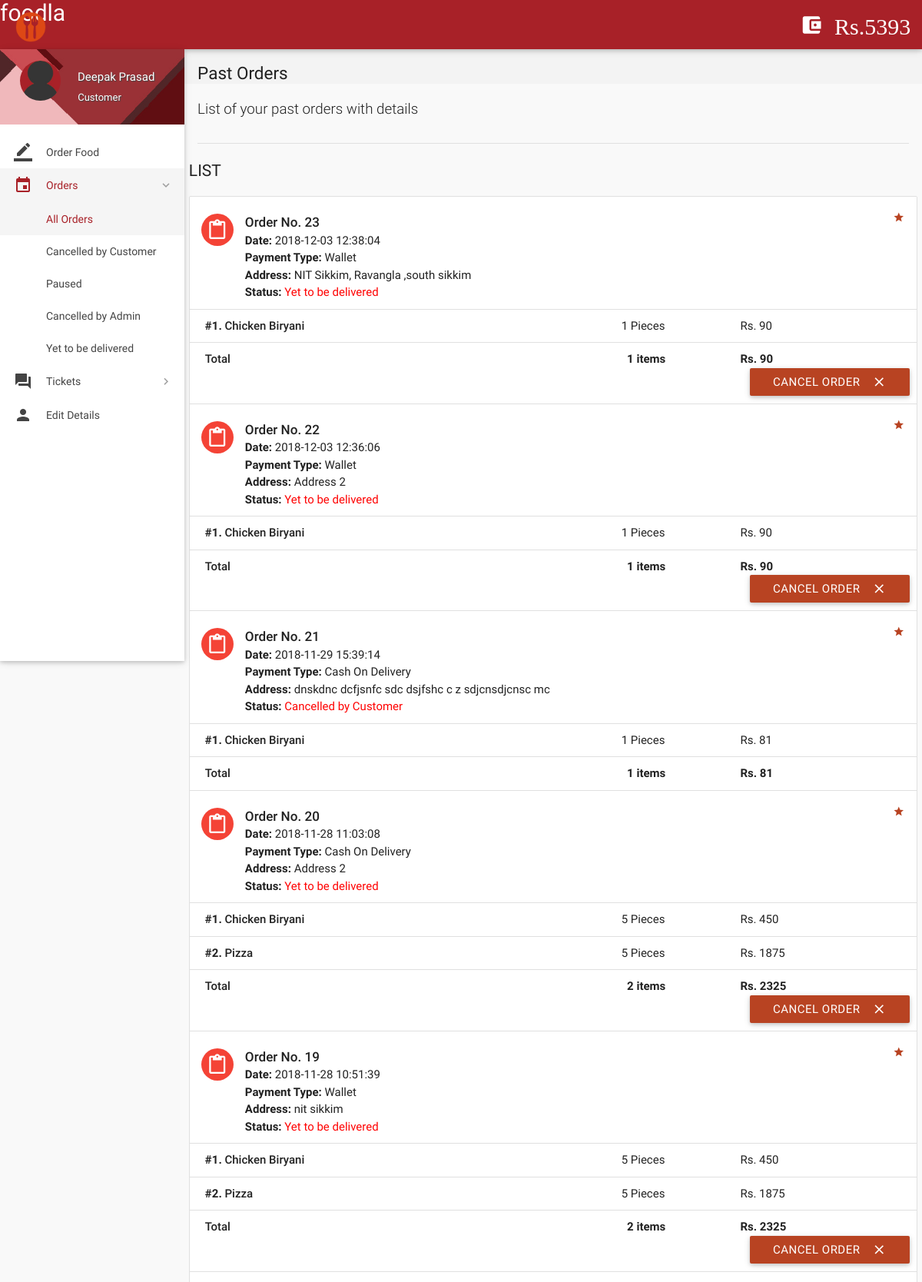
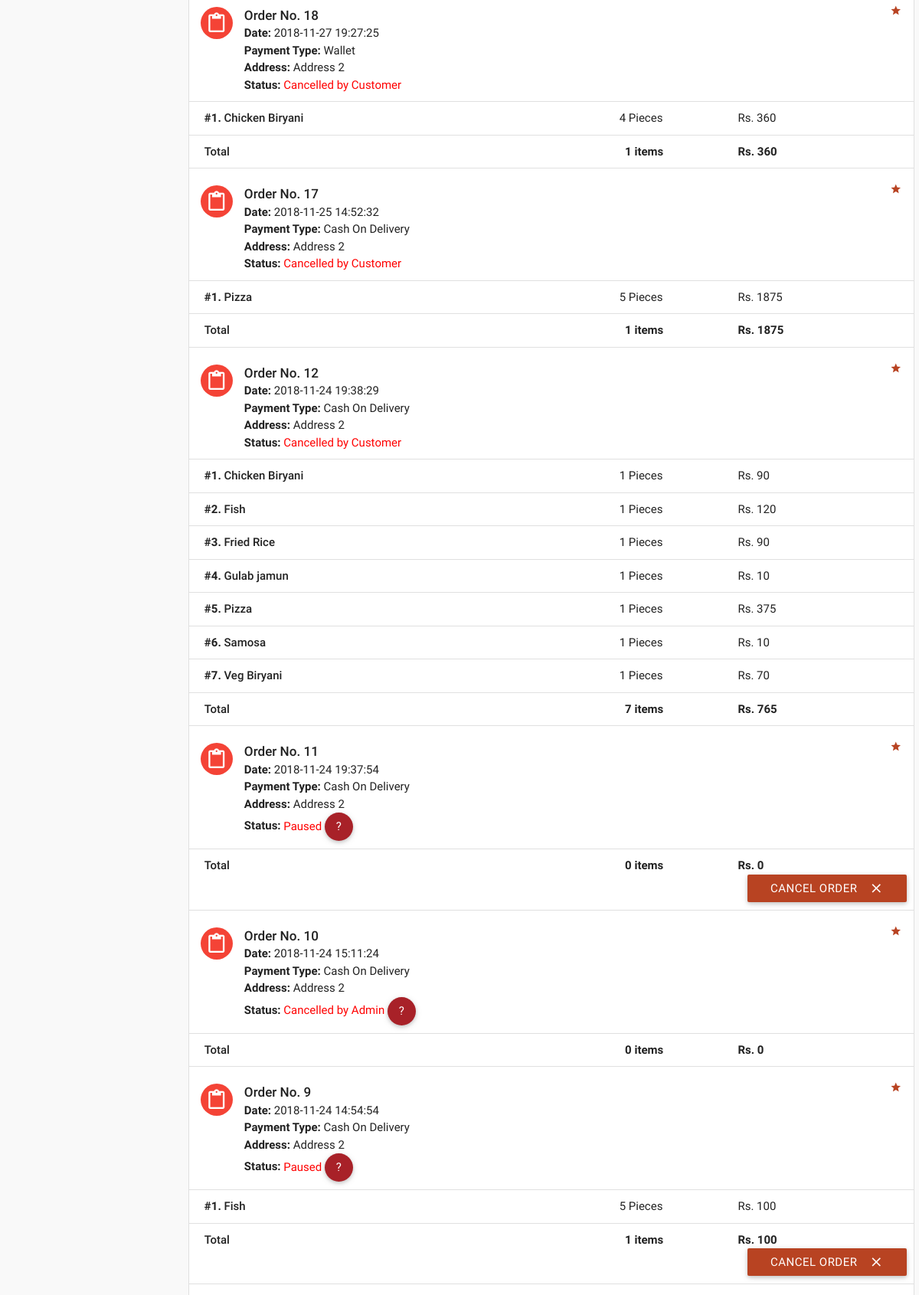
Page /orders.php (signed in, upper part) on the committed database (2 pictures, top to bottom).
### tables this page shows
CREATE TABLE `wallet_details` (
  `id` int(11) NOT NULL,
  `wallet_id` int(11) NOT NULL,
  `number` varchar(16) NOT NULL,
  `cvv` int(3) NOT NULL,
  `balance` int(11) NOT NULL DEFAULT '2000'
);

CREATE TABLE `orders` (
  `id` int(11) NOT NULL,
  `customer_id` int(11) NOT NULL,
  `address` varchar(300) NOT NULL,
  `description` varchar(300) NOT NULL,
  `date` datetime NOT NULL DEFAULT CURRENT_TIMESTAMP,
  `payment_type` varchar(16) NOT NULL DEFAULT 'Wallet',
  `total` int(11) NOT NULL,
  `status` varchar(25) NOT NULL DEFAULT 'Yet to be delivered',
  `deleted` tinyint(4) NOT NULL DEFAULT '0'
);

CREATE TABLE `order_details` (
  `id` int(11) NOT NULL,
  `order_id` int(11) NOT NULL,
  `item_id` int(11) NOT NULL,
  `quantity` int(11) NOT NULL,
  `price` int(11) NOT NULL
);

CREATE TABLE `items` (
  `id` int(11) NOT NULL,
  `name` varchar(20) NOT NULL,
  `price` int(11) NOT NULL,
  `deleted` tinyint(4) NOT NULL DEFAULT '0',
  `type` varchar(200) NOT NULL
);

### includes/wallet.php (called while the page is built)
<?php
$user_id=$_SESSION['user_id'];
$sql = mysqli_query($con, "SELECT * FROM wallet where customer_id = $user_id");
while($row1 = mysqli_fetch_array($sql)){
$wallet_id = $row1['id'];
}
$sql = mysqli_query($con, "SELECT * FROM wallet_details where wallet_id = $wallet_id");
while($row1 = mysqli_fetch_array($sql)){
$balance = $row1['balance'];
}
?>

### includes/connect.php (called while the page is built, shortened)
<?php
if(isset($_SESSION['name'])){
$name = $_SESSION['name'];
$role = $_SESSION['role'];}
?>

### orders.php (the view, shortened to what this page needs)
<?php
include 'includes/connect.php';
include 'includes/wallet.php';
	if($_SESSION['customer_sid']==session_id())
	{
		?>
<!DOCTYPE html>
<html lang="en">
<head>
  <link href="css/materialize.min.css" type="text/css" rel="stylesheet" media="screen,projection">
  <link href="css/style.min.css" type="text/css" rel="stylesheet" media="screen,projection">
  <link href="css/custom/custom.min.css" type="text/css" rel="stylesheet" media="screen,projection">
  <link href="js/plugins/perfect-scrollbar/perfect-scrollbar.css" type="text/css" rel="stylesheet" media="screen,projection">
</head>
<body>
  <header id="header" class="page-topbar">
        <div class="navbar-fixed">
            <nav class="navbar-color">
                <div class="nav-wrapper">
                    <ul class="left">
											<li><h1 class="logo-wrapper"><a href="index.php" class="brand-logo darken-1"><img src="images/logo.png" style="height:40px;width:40px;"alt="logo"></a> <span>foodla</span></h1></li>
                    </ul>
                    <ul class="right hide-on-med-and-down">
											<li><a href="#" class="waves-effect waves-block waves-light"><i class="mdi-action-account-balance-wallet"> Rs.<?php echo $balance;?></i></a>
                        </li>
                    </ul>
                </div>
            </nav>
        </div>
  </header>
  <div id="main">
    <div class="wrapper">
      <aside id="left-sidebar-nav">
        <ul id="slide-out" class="side-nav fixed leftside-navigation">
            <li class="user-details cyan darken-2">
            <div class="row">
                <div class="col col s4 m4 l4">
                    <img src="images/avatar.jpg" alt="" class="circle responsive-img valign profile-image">
                </div>
                <div class="col col s8 m8 l8">
                    <a class="btn-flat dropdown-button waves-effect waves-light white-text profile-btn" href="#" data-activates="profile-dropdown"><?php echo $name;?> <i class="mdi-navigation-arrow-drop-down right"></i></a>
                    <p class="user-roal"><?php echo $role;?></p>
                </div>
            </div>
            </li>
            <li class="bold"><a href="index.php" class="waves-effect waves-cyan"><i class="mdi-editor-border-color"></i> Order Food</a>
            </li>
                <li class="no-padding">
                    <ul class="collapsible collapsible-accordion">
                        <li class="bold"><a class="collapsible-header waves-effect waves-cyan active"><i class="mdi-editor-insert-invitation"></i> Orders</a>
                            <div class="collapsible-body">
                                <ul>
								<li class="<?php
								if(!isset($_GET['status'])){
										echo 'active';
									}?>
									"><a href="orders.php">All Orders</a>
                                </li>
								<?php
									$sql = mysqli_query($con, "SELECT DISTINCT status FROM orders  WHERE customer_id = $user_id;;");
									while($row = mysqli_fetch_array($sql)){
                                    echo '<li class='.(isset($_GET['status'])?($status == $_GET['status'] ? 'active' : ''): '').'><a href="orders.php?status='.$row['status'].'">'.$row['status'].'</a>
                                    </li>';
									}
									?>
                                </ul>
                            </div>
                        </li>
                    </ul>
                </li>
                <li class="no-padding">
                    <ul class="collapsible collapsible-accordion">
                        <li class="bold"><a class="collapsible-header waves-effect waves-cyan"><i class="mdi-action-question-answer"></i> Tickets</a>
                        </li>
                    </ul>
                </li>
            <li class="bold"><a href="details.php" class="waves-effect waves-cyan"><i class="mdi-social-person"></i> Edit Details</a>
            </li>
        </ul>
        </aside>
      <section id="content">
        <div id="breadcrumbs-wrapper">
          <div class="container">
            <div class="row">
              <div class="col s12 m12 l12">
                <h5 class="breadcrumbs-title">Past Orders</h5>
              </div>
            </div>
          </div>
        </div>
        <div class="container">
          <p class="caption">List of your past orders with details</p>
          <div class="divider"></div>
<div id="work-collections" class="seaction">
					<?php
					if(isset($_GET['status'])){
						$status = $_GET['status'];
					}
					else{
						$status = '%';
					}
					$sql = mysqli_query($con, "SELECT * FROM orders WHERE customer_id = $user_id AND status LIKE '$status' order by id desc;");
					echo '              <div class="row">
                <div>
                    <h4 class="header">List</h4>
                    <ul id="issues-collection" class="collection">';
					while($row = mysqli_fetch_array($sql))
					{
						$status = $row['status'];
						echo '<li class="collection-item avatar">
                              <i class="mdi-content-content-paste red circle"></i>
                              <span class="collection-header">Order No. '.$row['id'].'</span>
                              <p><strong>Date:</strong> '.$row['date'].'</p>
                              <p><strong>Payment Type:</strong> '.$row['payment_type'].'</p>
							  <p><strong>Address: </strong>'.$row['address'].'</p>
                              <p><strong>Status:</strong> <span style="color:red">'.($status=='Paused' ? 'Paused <a  data-position="bottom" data-delay="50" data-tooltip="Please contact administrator for further details." class="btn-floating waves-effect waves-light tooltipped cyan">    ?</a>' : ($status=='Cancelled by Admin' ? 'Cancelled by Admin <a  data-position="bottom" data-delay="50" data-tooltip="Please contact administrator for further details." class="btn-floating waves-effect waves-light tooltipped cyan">    ?</a>' : $status)).'</span></p>
							  '.(!empty($row['description']) ? '<p><strong>Note: </strong>'.$row['description'].'</p>' : '').'
							  <a href="#" class="secondary-content"><i class="mdi-action-grade"></i></a>
                              </li>';
						$order_id = $row['id'];$count=0;
						$sql1 = mysqli_query($con, "SELECT * FROM order_details WHERE order_id = $order_id;");
						while($row1 = mysqli_fetch_array($sql1))
						{
							$item_id = $row1['item_id'];
							$sql2 = mysqli_query($con, "SELECT * FROM items WHERE id = $item_id;");
							while($row2 = mysqli_fetch_array($sql2)){
								$item_name = $row2['name'];
							}
							echo '<li class="collection-item">
                            <div class="row">
                            <div class="col s7">
                            <p class="collections-title"><strong>#'.++$count.'. </strong> '.$item_name.'</p>
                            </div>
                            <div class="col s2">
                            <span>'.$row1['quantity'].' Pieces</span>
                            </div>
                            <div class="col s3">
                            <span>Rs. '.$row1['price'].'</span>
                            </div>
                            </div>
                            </li>';
							$id = $row1['order_id'];
						}
								echo'<li class="collection-item">
                                        <div class="row">
                                            <div class="col s7">
                                                <p class="collections-title"> Total</p>
                                            </div>
                                            <div class="col s2">
											<span> <strong> '.$count.' items</strong> </span>
                                            </div>
                                            <div class="col s3">
                                                <span><strong>Rs. '.$row['total'].'</strong></span>
                                            </div>';
								if(!preg_match('/^Cancelled/', $status)){
									if($status != 'Delivered'){
								echo '<form action="routers/cancel-order.php" method="post">
										<input type="hidden" value="'.$id.'" name="id">
										<input type="hidden" value="Cancelled by Customer" name="status">
										<input type="hidden" value="'.$row['payment_type'].'" name="payment_type">
										<button class="btn waves-effect waves-light right submit" type="submit" name="action">Cancel Order
                                              <i class="mdi-content-clear right"></i>
										</button>
										</form>';
								}
								}
								echo'</div></li>';
					}
					?>
					 </ul>
                </div>
              </div>
            </div>
        </div>
      </section>
    </div>
  </div>
</body>
</html>
<?php
	}
?>

### rows in the picture
wallet_details: balance "5393"
orders: id "23", date "2018-12-03 12:38:04", payment_type "Wallet", address "NIT Sikkim, Ravangla ,south sikkim", status "Yet to be delivered", count "1", total "90"
order_details: item.name "Chicken Biryani", quantity "1", price "90"
orders: id "22", date "2018-12-03 12:36:06", payment_type "Wallet", address "Address 2", status "Yet to be delivered", count "1", total "90"
order_details: item.name "Chicken Biryani", quantity "1", price "90"
orders: id "21", date "2018-11-29 15:39:14", payment_type "Cash On Delivery", address "dnskdnc dcfjsnfc sdc dsjfshc c z sdjcnsdjcnsc mc", status "Cancelled by Customer", count "1", total "81"
order_details: item.name "Chicken Biryani", quantity "1", price "81"
orders: id "20", date "2018-11-28 11:03:08", payment_type "Cash On Delivery", address "Address 2", status "Yet to be delivered", count "2", total "2325"
order_details: item.name "Chicken Biryani", quantity "5", price "450"
order_details: item.name "Pizza", quantity "5", price "1875"
orders: id "19", date "2018-11-28 10:51:39", payment_type "Wallet", address "nit sikkim", status "Yet to be delivered", count "2", total "2325"
order_details: item.name "Chicken Biryani", quantity "5", price "450"
order_details: item.name "Pizza", quantity "5", price "1875"
orders: id "18", date "2018-11-27 19:27:25", payment_type "Wallet", address "Address 2", status "Cancelled by Customer", count "1", total "360"
order_details: item.name "Chicken Biryani", quantity "4", price "360"
orders: id "17", date "2018-11-25 14:52:32", payment_type "Cash On Delivery", address "Address 2", status "Cancelled by Customer", count "1", total "1875"
order_details: item.name "Pizza", quantity "5", price "1875"
orders: id "12", date "2018-11-24 19:38:29", payment_type "Cash On Delivery", address "Address 2", status "Cancelled by Customer", count "7", total "765"
order_details: item.name "Chicken Biryani", quantity "1", price "90"
order_details: item.name "Fish", quantity "1", price "120"
order_details: item.name "Fried Rice", quantity "1", price "90"
order_details: item.name "Gulab jamun", quantity "1", price "10"
order_details: item.name "Pizza", quantity "1", price "375"
order_details: item.name "Samosa", quantity "1", price "10"
order_details: item.name "Veg Biryani", quantity "1", price "70"
orders: id "11", date "2018-11-24 19:37:54", payment_type "Cash On Delivery", address "Address 2", status "Paused", count "0", total "0"
orders: id "10", date "2018-11-24 15:11:24", payment_type "Cash On Delivery", address "Address 2", shows "Cancelled by Admin", count "0", total "0"
orders: id "9", date "2018-11-24 14:54:54", payment_type "Cash On Delivery", address "Address 2", status "Paused", count "1", total "100"
order_details: item.name "Fish", quantity "5", price "100"

### other values in the picture
$name "Deepak Prasad"
$role "Customer"
$row['status'] "Cancelled by Customer"
$row['status'] "Paused"
$row['status'] "Cancelled by Admin"
$row['status'] "Yet to be delivered"
